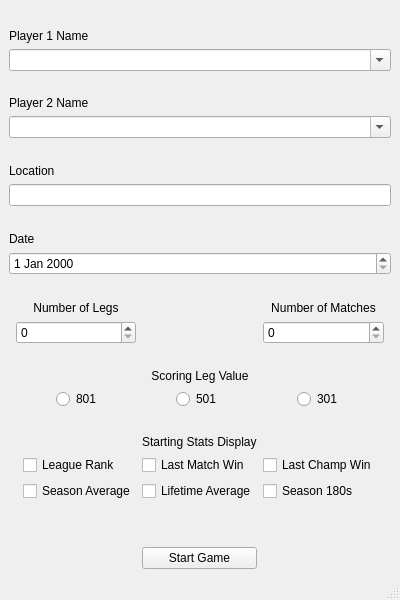
<?xml version="1.0" encoding="UTF-8"?>
<ui version="4.0">
 <class>StartGameConfiguration</class>
 <widget class="QMainWindow" name="StartGameConfiguration">
  <property name="geometry">
   <rect>
    <x>0</x>
    <y>0</y>
    <width>400</width>
    <height>600</height>
   </rect>
  </property>
  <property name="windowTitle">
   <string>Start Game Configuration</string>
  </property>
  <widget class="QWidget" name="centralwidget">
   <layout class="QGridLayout" name="gridLayout">
    <item row="5" column="0" colspan="7">
     <widget class="QLineEdit" name="location_line_edit"/>
    </item>
    <item row="11" column="3" alignment="Qt::AlignHCenter">
     <widget class="QRadioButton" name="leg_value_501_radio_button">
      <property name="text">
       <string>501</string>
      </property>
     </widget>
    </item>
    <item row="12" column="3" alignment="Qt::AlignHCenter|Qt::AlignBottom">
     <widget class="QLabel" name="label_7">
      <property name="text">
       <string>Starting Stats Display</string>
      </property>
     </widget>
    </item>
    <item row="1" column="0" colspan="7">
     <widget class="QComboBox" name="player_one_combo_box">
      <property name="editable">
       <bool>true</bool>
      </property>
     </widget>
    </item>
    <item row="14" column="3" alignment="Qt::AlignLeft">
     <widget class="QCheckBox" name="lifetime_avg_checkbox">
      <property name="text">
       <string>Lifetime Average</string>
      </property>
     </widget>
    </item>
    <item row="13" column="3" alignment="Qt::AlignLeft">
     <widget class="QCheckBox" name="last_match_win_checkbox">
      <property name="text">
       <string>Last Match Win</string>
      </property>
     </widget>
    </item>
    <item row="11" column="2" alignment="Qt::AlignHCenter">
     <widget class="QRadioButton" name="leg_value_801_radio_button">
      <property name="text">
       <string>801</string>
      </property>
     </widget>
    </item>
    <item row="0" column="0" colspan="7">
     <widget class="QLabel" name="label">
      <property name="text">
       <string>Player 1 Name</string>
      </property>
      <property name="alignment">
       <set>Qt::AlignBottom|Qt::AlignLeading|Qt::AlignLeft</set>
      </property>
     </widget>
    </item>
    <item row="7" column="0" colspan="7">
     <widget class="QDateEdit" name="date_edit"/>
    </item>
    <item row="10" column="2" colspan="3">
     <widget class="QLabel" name="label_6">
      <property name="text">
       <string>Scoring Leg Value</string>
      </property>
      <property name="alignment">
       <set>Qt::AlignBottom|Qt::AlignHCenter</set>
      </property>
     </widget>
    </item>
    <item row="9" column="1" colspan="2">
     <widget class="QSpinBox" name="number_of_legs_spin_box"/>
    </item>
    <item row="8" column="1" colspan="2">
     <widget class="QLabel" name="label_4">
      <property name="text">
       <string>Number of Legs</string>
      </property>
      <property name="alignment">
       <set>Qt::AlignBottom|Qt::AlignHCenter</set>
      </property>
     </widget>
    </item>
    <item row="14" column="2" alignment="Qt::AlignLeft">
     <widget class="QCheckBox" name="season_avg_checkbox">
      <property name="text">
       <string>Season Average</string>
      </property>
     </widget>
    </item>
    <item row="13" column="2" alignment="Qt::AlignLeft">
     <widget class="QCheckBox" name="league_rank_checkbox">
      <property name="text">
       <string>League Rank</string>
      </property>
     </widget>
    </item>
    <item row="15" column="3">
     <spacer name="verticalSpacer">
      <property name="orientation">
       <enum>Qt::Vertical</enum>
      </property>
      <property name="sizeType">
       <enum>QSizePolicy::Fixed</enum>
      </property>
      <property name="sizeHint" stdset="0">
       <size>
        <width>20</width>
        <height>40</height>
       </size>
      </property>
     </spacer>
    </item>
    <item row="2" column="0" colspan="7">
     <widget class="QLabel" name="label_2">
      <property name="text">
       <string>Player 2 Name</string>
      </property>
      <property name="alignment">
       <set>Qt::AlignBottom|Qt::AlignLeading|Qt::AlignLeft</set>
      </property>
     </widget>
    </item>
    <item row="13" column="4" alignment="Qt::AlignLeft">
     <widget class="QCheckBox" name="last_champ_win_checkbox">
      <property name="text">
       <string>Last Champ Win</string>
      </property>
     </widget>
    </item>
    <item row="6" column="0" colspan="7">
     <widget class="QLabel" name="label_8">
      <property name="text">
       <string>Date</string>
      </property>
      <property name="alignment">
       <set>Qt::AlignBottom|Qt::AlignLeading|Qt::AlignLeft</set>
      </property>
     </widget>
    </item>
    <item row="4" column="0" colspan="7">
     <widget class="QLabel" name="label_3">
      <property name="text">
       <string>Location</string>
      </property>
      <property name="alignment">
       <set>Qt::AlignBottom|Qt::AlignLeading|Qt::AlignLeft</set>
      </property>
     </widget>
    </item>
    <item row="9" column="4" colspan="2">
     <widget class="QSpinBox" name="number_of_sets_spin_box"/>
    </item>
    <item row="11" column="4" alignment="Qt::AlignHCenter">
     <widget class="QRadioButton" name="leg_value_301_radio_button">
      <property name="text">
       <string>301</string>
      </property>
     </widget>
    </item>
    <item row="8" column="4" colspan="2">
     <widget class="QLabel" name="label_5">
      <property name="text">
       <string>Number of Matches</string>
      </property>
      <property name="alignment">
       <set>Qt::AlignBottom|Qt::AlignHCenter</set>
      </property>
     </widget>
    </item>
    <item row="14" column="4" alignment="Qt::AlignLeft">
     <widget class="QCheckBox" name="season_180s_checkbox">
      <property name="text">
       <string>Season 180s</string>
      </property>
     </widget>
    </item>
    <item row="16" column="3">
     <widget class="QPushButton" name="start_game_button">
      <property name="text">
       <string>Start Game</string>
      </property>
     </widget>
    </item>
    <item row="3" column="0" colspan="7">
     <widget class="QComboBox" name="player_two_combo_box">
      <property name="editable">
       <bool>true</bool>
      </property>
     </widget>
    </item>
   </layout>
  </widget>
  <widget class="QMenuBar" name="menubar">
   <property name="geometry">
    <rect>
     <x>0</x>
     <y>0</y>
     <width>400</width>
     <height>21</height>
    </rect>
   </property>
  </widget>
  <widget class="QStatusBar" name="statusbar"/>
 </widget>
 <tabstops>
  <tabstop>location_line_edit</tabstop>
  <tabstop>date_edit</tabstop>
  <tabstop>number_of_legs_spin_box</tabstop>
  <tabstop>number_of_sets_spin_box</tabstop>
  <tabstop>leg_value_801_radio_button</tabstop>
  <tabstop>leg_value_501_radio_button</tabstop>
  <tabstop>leg_value_301_radio_button</tabstop>
  <tabstop>league_rank_checkbox</tabstop>
  <tabstop>last_match_win_checkbox</tabstop>
  <tabstop>last_champ_win_checkbox</tabstop>
  <tabstop>season_avg_checkbox</tabstop>
  <tabstop>lifetime_avg_checkbox</tabstop>
  <tabstop>season_180s_checkbox</tabstop>
 </tabstops>
 <resources/>
 <connections/>
</ui>
